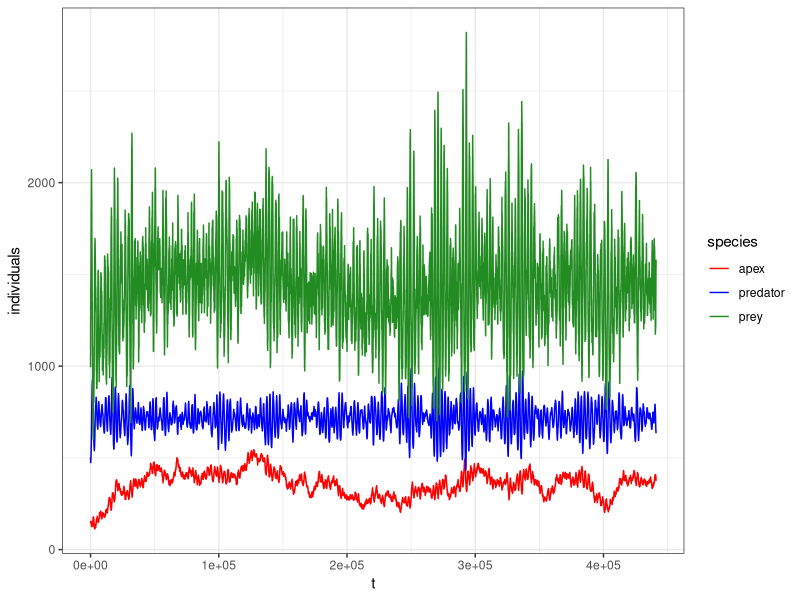
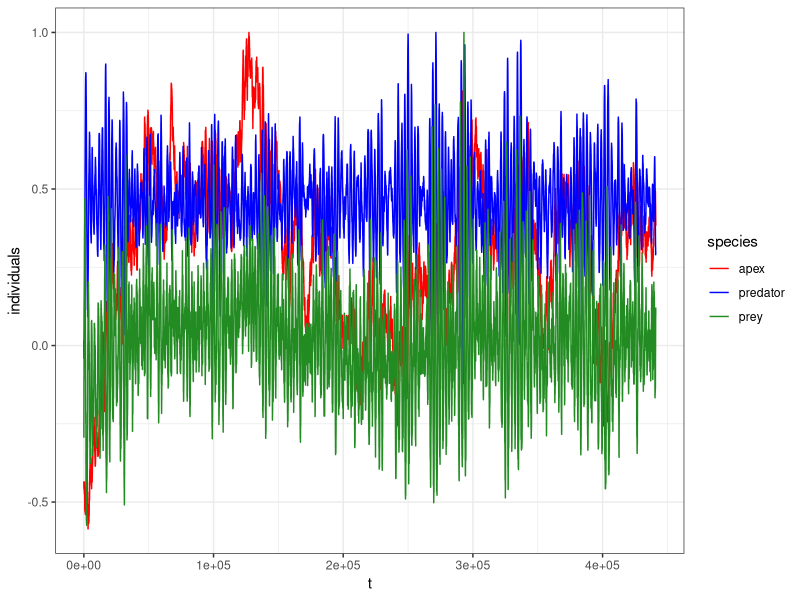
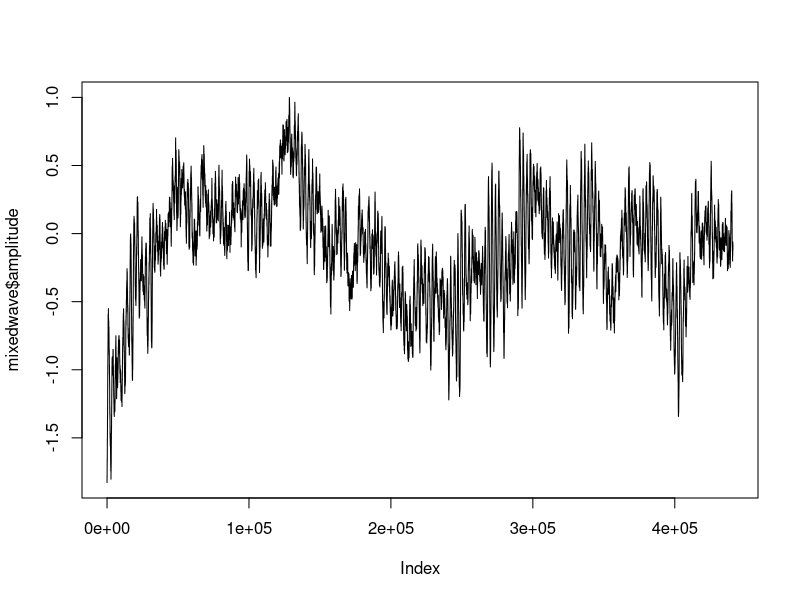

The R script that drew these images, in order: (Note: this script raises an error after producing the figures.)
#tabacwoman May 2022


rm(list=ls())


library(ggplot2)
library(tidyverse)
#Optional, for audio file out:
#install.packages("seewave")
#library(seewave)




#CONSTANTS
# a = intrinsic growth rate (prey)
# b = predation and other population loss coefficient (prey)
# k = density dependent growth coefficient (prey)

# c = other population loss coefficient (predator)
# d = intrinsic growth rate (predator)
# q = predation coefficient (predator)

# m = intrinsic growth rate (apex predator)
# w = population loss coefficient (apex predator)

# VARIABLES
# x = prey population
# y = predator population
# z = apex predator population


#Simulation setup
{
  e = exp(1)
  stochast_prey <- unlist(lapply( rnorm(10000,mean = 0, sd = e*2), round),use.names = FALSE)  
  
  stochast_predator <- unlist(lapply( rnorm(10000,mean = 0, sd = 0.5), round),use.names = FALSE) 
  
  stochast_apex <- unlist(lapply( rnorm(10000,mean = 0, sd = 0.5), round),use.names = FALSE)  
  
  
  #Density dependent growth:
  # dN/dt = r*N(1-aN)
  # where r = intrinsic growth rate
  # a = 1/k
  # and k = carrying capacity
  preyEq <- function(r, b, k, x, y){
    
    s <- sample(stochast_prey,1)
    a <- 1/k
    D <- (r*x)*(1 - (a*x))
    L <- 0 - (b*x*y)
    x <- (x + D + L + s)
    
    if(x < 0){x <- 0}
    return(x)
  }
  
  predEq <- function(r, c, q, x, y, z){
    s <- sample(stochast_predator,1)
    L <- 0 - (c*y)
    P <- 0 - (q*z)
    G <- 0 + (r*x*y)
    y <- (y + L + P + G + s)
    if(y < 0){y <- 0}
    return(y)
  }
    
  
  apexEq <- function(r, w, z, y) {
    s <- sample(stochast_apex,1)
    L <- 0 - (w*z)
    G <- 0 + (r*y*z)
    z <- (z + L + G + s)
   if(z < 0){z <- 0}
   return(z)
  }
    
  
  

  
  
cycles <- 4.41e5 # number of time steps

#initial population sizes
x <- 1000
y <- 500
z <- 150


prey = c(x,x,x)
predator = c(y,y,y)
apex = c(z,z,z)
}



#Run simulation
for (i in 2:cycles){
  
  #if(Pops[i-1,1] > 0){x <- Pops[i-1,1]}else{x <- 0}
  #if(Pops[i-1,2] > 0){y <- Pops[i-1,2]}else{y <- 0}
  #if(Pops[i-1,3] > 0){z <- Pops[i-1,3]}else{z <- 0}
  
  x <- prey[i-1]
  y <- predator[i-1]
  z <- apex[i-1]
               
  
    prey[i]     <- preyEq(5e-3, 6e-6, 1e4, x, y ) 
    
    predator[i] <- predEq(1e-6, 1e-3, 9e-4, x, y, z ) 
      
    apex[i]     <- apexEq(1.5e-6,1.1e-3, z, y )
      
    
    #Pops[i,1] <-  preyEq(1e-2, 3e-5, 1e-5, x, y,1.0 ) +sample(stochast,1)
    #Pops[i,2] <-  predEq(7e-7, 2e-4, 1.7e-4, x, y, z, 1.0 ) +sample(stochast,1)
    #Pops[i,3] <-  apexEq(2e-7, 1e-4, z, y,1.0 ) +sample(stochast,1)
    
    
    
}





#Plot of population sizes
{
  Pops <- data.frame(prey, predator, apex)
  Pops_gathered <- Pops%>%mutate(t = seq(1:length(Pops$prey)))

Pops_gathered <- Pops_gathered %>%
  select(t, prey, predator, apex) %>%
  gather(key = "species", value = "individuals", -t)


ggplot(Pops_gathered, aes(x = t, y =individuals)) + 
  geom_line(aes(color = species))+
  scale_color_manual(values = c("red", "blue","forestgreen"))+theme_bw()


}


#scaled plot of population sizes [-1,1], can be used to convert the data into audio files.
{
normpops <- Pops
normpops$prey <- 2*normpops$prey/max(normpops$prey) -1
normpops$predator <- 2*normpops$predator/max(normpops$predator) -1
normpops$apex <- 2*normpops$apex/max(normpops$apex) -1

normpops_gathered <- normpops%>%mutate(t = seq(1:length(normpops$prey)))

normpops_gathered <- normpops_gathered %>%
  select(t, prey, predator, apex) %>%
  gather(key = "species", value = "individuals", -t)


ggplot(normpops_gathered, aes(x = t, y = individuals)) + 
  geom_line(aes(color = species))+
  scale_color_manual(values = c("red", "blue","forestgreen"))+theme_bw()}









#Optional audio file stuff  
  
{
mixedwave <- data.frame(amplitude = (normpops$prey + normpops$predator + normpops$apex))
  mixedwave$amplitude <- 2*mixedwave$amplitude / max(mixedwave$amplitude) -1
  
  plot(mixedwave$amplitude, type = "l")
}
savewav(normpops$prey*0.75, f=44100)
savewav(normpops$predator*0.75, f=44100)
savewav(normpops$apex*0.75, f=44100)
savewav(mixedwave$amplitude*0.75, f=44100)


  

